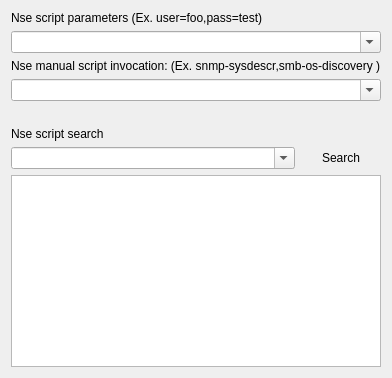
             <widget class="QWidget" name="tab_2">
              <attribute name="icon">
               <iconset resource="../../../mainwin.qrc">
                <normaloff>:/images/images/book.png</normaloff>:/images/images/book.png</iconset>
              </attribute>
              <attribute name="title">
               <string>Single Script</string>
              </attribute>
              <layout class="QHBoxLayout" name="horizontalLayout_8">
               <item>
                <layout class="QVBoxLayout" name="verticalLayout_16">
                 <item>
                  <widget class="QLabel" name="label_13">
                   <property name="toolTip">
                    <string notr="true"/>
                   </property>
                   <property name="text">
                    <string>Nse script parameters (Ex. user=foo,pass=test)</string>
                   </property>
                  </widget>
                 </item>
                 <item>
                  <widget class="QComboBox" name="comboNsePar">
                   <property name="sizePolicy">
                    <sizepolicy hsizetype="Expanding" vsizetype="Fixed">
                     <horstretch>0</horstretch>
                     <verstretch>0</verstretch>
                    </sizepolicy>
                   </property>
                   <property name="editable">
                    <bool>true</bool>
                   </property>
                  </widget>
                 </item>
                 <item>
                  <widget class="QLabel" name="label_11">
                   <property name="toolTip">
                    <string notr="true"/>
                   </property>
                   <property name="text">
                    <string>Nse manual script invocation: (Ex. snmp-sysdescr,smb-os-discovery )</string>
                   </property>
                  </widget>
                 </item>
                 <item>
                  <widget class="QComboBox" name="comboNseInv">
                   <property name="sizePolicy">
                    <sizepolicy hsizetype="Expanding" vsizetype="Fixed">
                     <horstretch>0</horstretch>
                     <verstretch>0</verstretch>
                    </sizepolicy>
                   </property>
                   <property name="editable">
                    <bool>true</bool>
                   </property>
                  </widget>
                 </item>
                 <item>
                  <spacer name="verticalSpacer_9">
                   <property name="orientation">
                    <enum>Qt::Vertical</enum>
                   </property>
                   <property name="sizeType">
                    <enum>QSizePolicy::Fixed</enum>
                   </property>
                   <property name="sizeHint" stdset="0">
                    <size>
                     <width>20</width>
                     <height>20</height>
                    </size>
                   </property>
                  </spacer>
                 </item>
                 <item>
                  <widget class="QLabel" name="label_6">
                   <property name="text">
                    <string>Nse script search</string>
                   </property>
                  </widget>
                 </item>
                 <item>
                  <layout class="QHBoxLayout" name="horizontalLayout_24">
                   <item>
                    <widget class="QComboBox" name="comboScriptHelp">
                     <property name="editable">
                      <bool>true</bool>
                     </property>
                    </widget>
                   </item>
                   <item>
                    <widget class="QPushButton" name="searchButtHelp">
                     <property name="sizePolicy">
                      <sizepolicy hsizetype="Fixed" vsizetype="Fixed">
                       <horstretch>0</horstretch>
                       <verstretch>0</verstretch>
                      </sizepolicy>
                     </property>
                     <property name="text">
                      <string>Search</string>
                     </property>
                     <property name="icon">
                      <iconset resource="../../../mainwin.qrc">
                       <normaloff>:/images/images/viewmag.png</normaloff>:/images/images/viewmag.png</iconset>
                     </property>
                     <property name="flat">
                      <bool>true</bool>
                     </property>
                    </widget>
                   </item>
                  </layout>
                 </item>
                 <item>
                  <widget class="QTextBrowser" name="textScriptHelp"/>
                 </item>
                </layout>
               </item>
              </layout>
             </widget>
